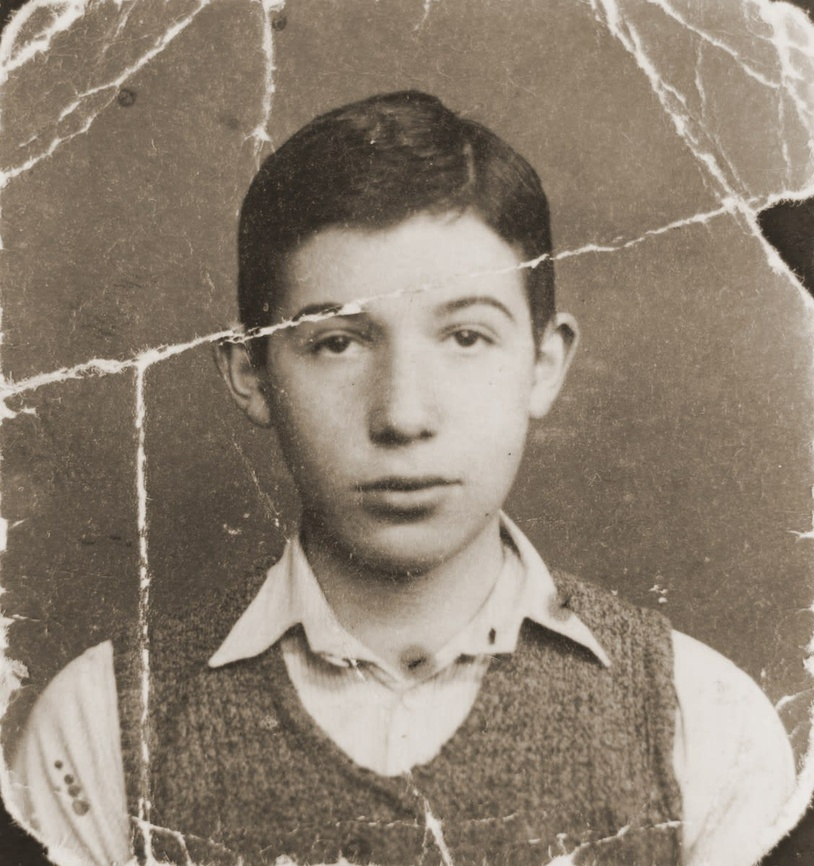
#> input picture src/in_progress/dm4.jpg, 814 x 866 px, shrunk from 1128 x 1200 before the run
$ jupyter execute '05_08_2020_Image restoration.ipynb'
#> lines starting #> are read from the running program, lines starting #| are printed output that depends on the picture; after the words box and inside, x2 and y2 are one past the last pixel; in counts of white or black regions, pixels touching at a corner belong together
[cell 1]
#import libraries
import numpy as np
import cv2 as cv
from matplotlib import pyplot as plt
import skimage
from skimage import io

## Import image

[cell 2]
img = io.imread('dm4.jpg')
#> img is the input picture: shape (866, 814, 3); mean R, G, B 141.5, 128.9, 114.2
plt.imshow(img)

## Image restoration

These steps are to restore the image to a decent quality before it is fed to the CNN for auto colorisation.
Steps are as follows:
- Denoising
- Edge detection
- Edge enhancement
- Inpainting

### Denoising
Remove the noise in the image using the denoising function for colored images.

[cell 3]
dst = cv.fastNlMeansDenoisingColored(img,None,10,10,6,21)

fig, axes = plt.subplots(ncols = 2, figsize = (10,5))

axes[0].imshow(img)
axes[0].axis('off')

axes[1].imshow(dst)
axes[1].axis('off')
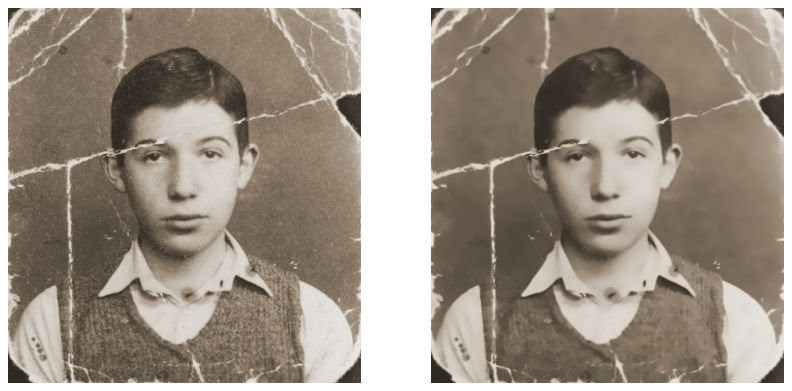
#> figure drawn by matplotlib, 2 panels

### Edge detection
Sometimes old images have cracks or fold lines on them. After removing noise, edge detection should help detect these fold lines that are white and that run all across the image. The edge detection algorithm used here is Canny edge detection.

[cell 4]
edges = cv.Canny(img,200,255)
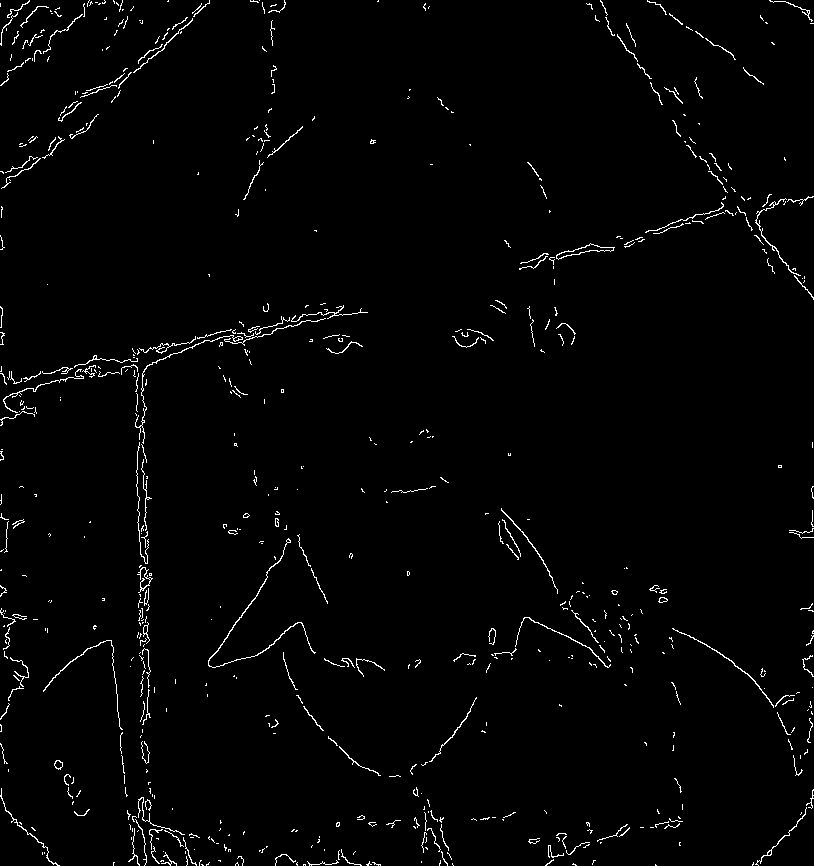
#> edges: shape (866, 814); 1.7% white in thin lines or dots
plt.imshow(edges)

### Edge Enhancement

This step is carried out the enhance any strong edges or cracks present in the image. These enhanced edge lines are further used as guiding points or as a mask for our inpainting function.

In order to enhance such folds or cracks in the picture we use opening followed by 2x dilation.

[cell 5]
kernel = np.ones((5,5),np.uint8)
opening = cv.morphologyEx(edges, cv.MORPH_OPEN, kernel)
#> opening: shape (866, 814); every value is 0
dilation = cv.dilate(edges,kernel,iterations = 2)
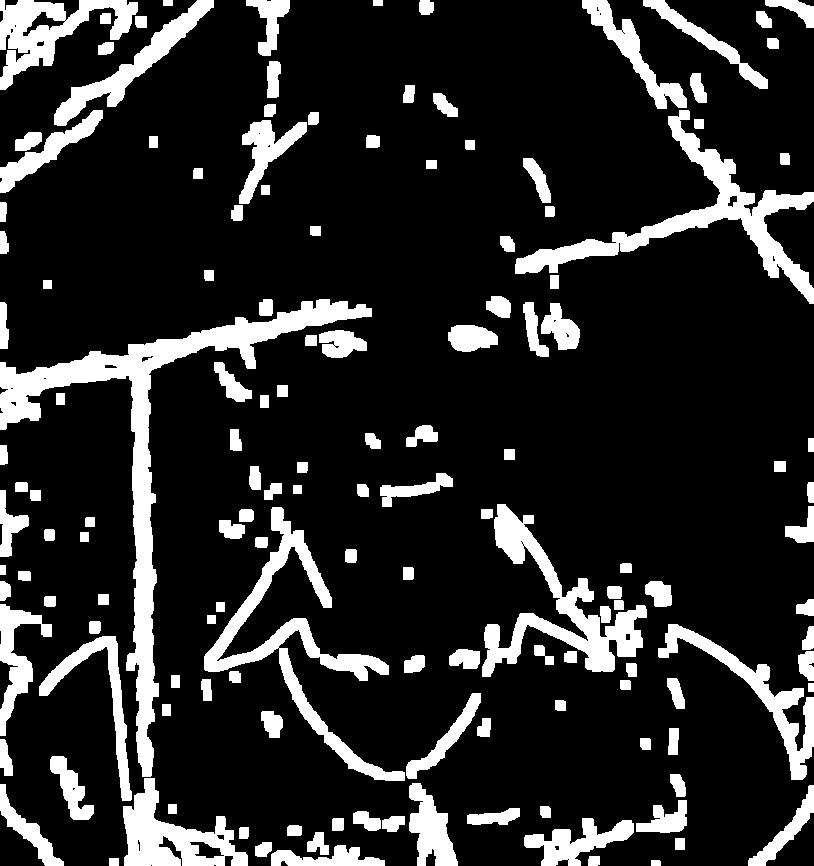
#> dilation: shape (866, 814); 16.4% white; 145 white regions, largest, box (x1, y1, x2, y2) and area: (0, 299, 372, 777) 16960, (515, 110, 814, 304) 9144, (204, 507, 405, 781) 8345
plt.imshow(dilation)

### Inpainting

The inpainting function uses a mask where missing areas are highlighted against a dark background. It then 'paints' any mixel pixels with a normalized value of all the surrounding pixels. The inpainting function is fed the mask from the previous image.

[cell 6]
dest = cv.inpaint(dst,dilation,5,cv.INPAINT_TELEA)
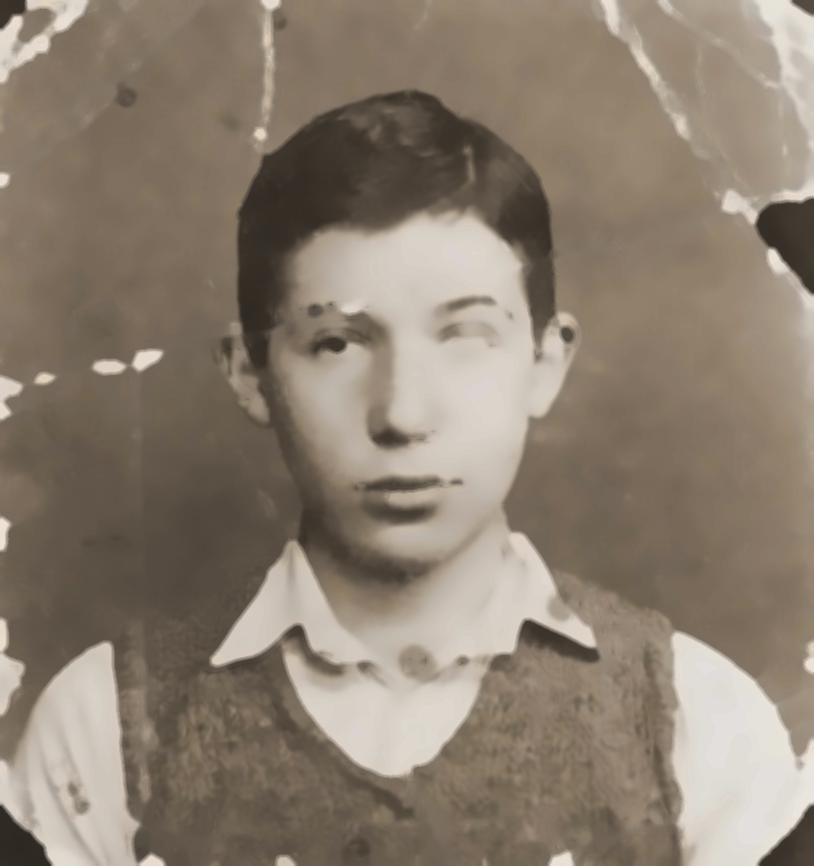
#> dest: shape (866, 814, 3); mean R, G, B 139.8, 127.2, 112.5

### Before vs after

[cell 7]
fig, axes = plt.subplots(ncols = 2, figsize = (10,5))

axes[0].imshow(img)
axes[0].axis('off')

axes[1].imshow(dest)
axes[1].axis('off')
